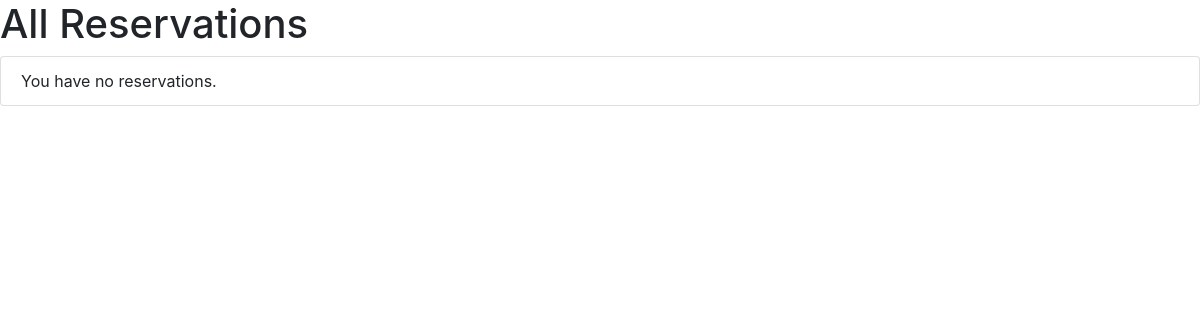
/rental/all_reservations/ (signed in), run on an earlier commit of the app's database.
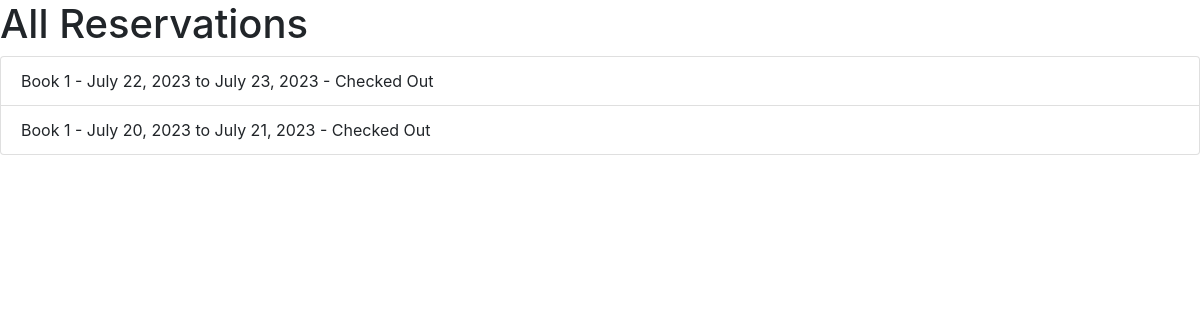
And on a later commit of the database.
### rental/models.py (models this page shows, shortened)
class Reservation(models.Model):
    book = models.ForeignKey(Book, on_delete=models.CASCADE)
    user = models.ForeignKey(User, on_delete=models.CASCADE)
    start_date = models.DateField()
    end_date = models.DateField()
    is_checked_out = models.BooleanField(default=False)

class Book(models.Model):
    title = models.CharField(max_length=200)
    author = models.CharField(max_length=100)
    description = models.TextField()
    image = models.ImageField(upload_to='media/', blank=True, null=True)

### rental/views.py (the view)
# urls.py: path('all_reservations/', views.all_reservations, name='all_reservations'),
@login_required
def all_reservations(request):
    user = request.user
    reservations = Reservation.objects.filter(user=user)
    return render(request, 'rental/all_reservations.html', {'reservations': reservations})

### rental/templates/rental/all_reservations.html
{% extends 'base.html' %}
{% block content %}
    <h1>All Reservations</h1>
    <ul class="list-group">
        {% for reservation in reservations %}
            <li class="list-group-item">
                {{ reservation.book.title }} - {{ reservation.start_date }} to {{ reservation.end_date }}
                - {% if reservation.is_checked_out %}Checked Out{% else %}Not Checked Out{% endif %}
            </li>
        {% empty %}
            <li class="list-group-item">You have no reservations.</li>
        {% endfor %}
    </ul>
{% endblock %}

What changed in the data, as far as the page shows it:
added Reservation: book "Book 1", start_date "July 22, 2023", end_date "July 23, 2023", is_checked_out "Checked Out"
added Reservation: book "Book 1", start_date "July 20, 2023", end_date "July 21, 2023", is_checked_out "Checked Out"
Also different on the page:
text no longer shown: "You have no reservations."
